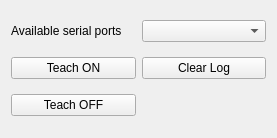
<?xml version="1.0" encoding="UTF-8"?>
<ui version="4.0">
 <class>eoceanui</class>
 <widget class="QWidget" name="eoceanui">
  <property name="geometry">
   <rect>
    <x>0</x>
    <y>0</y>
    <width>277</width>
    <height>138</height>
   </rect>
  </property>
  <property name="windowTitle">
   <string>EnOcean</string>
  </property>
  <layout class="QGridLayout" name="gridLayout">
   <item row="4" column="0">
    <widget class="QPushButton" name="TeachButtonOFF">
     <property name="text">
      <string>Teach OFF</string>
     </property>
    </widget>
   </item>
   <item row="3" column="1">
    <widget class="QPushButton" name="TeachButtonClearLog">
     <property name="text">
      <string>Clear Log</string>
     </property>
    </widget>
   </item>
   <item row="1" column="0">
    <widget class="QLabel" name="label">
     <property name="text">
      <string>Available serial ports</string>
     </property>
    </widget>
   </item>
   <item row="3" column="0">
    <widget class="QPushButton" name="TeachButtonON">
     <property name="text">
      <string>Teach ON</string>
     </property>
    </widget>
   </item>
   <item row="1" column="1">
    <widget class="QComboBox" name="comboBoxComPort"/>
   </item>
  </layout>
 </widget>
 <resources/>
 <connections/>
</ui>
